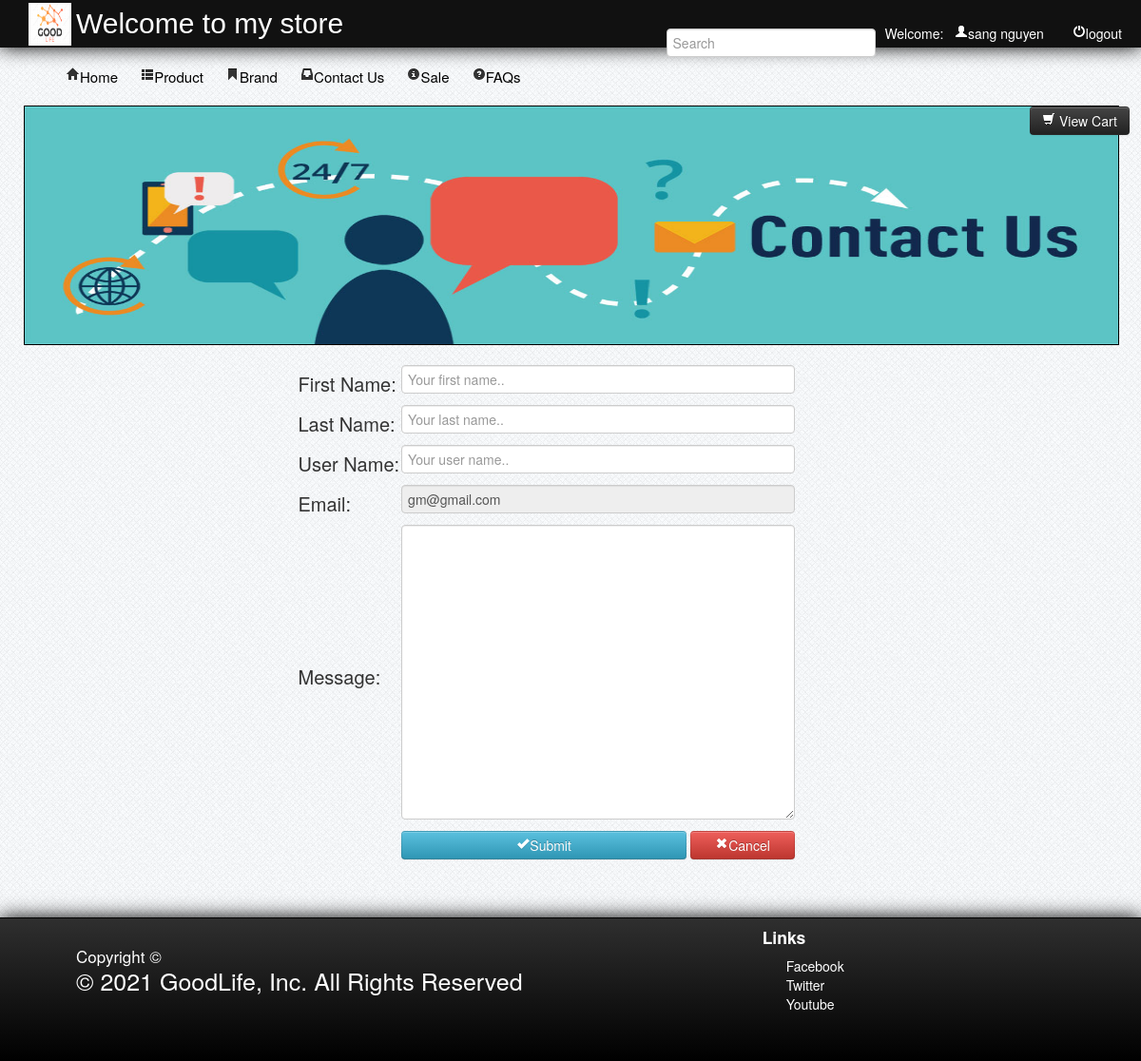
/contactus1.php (signed in), run on the app's committed database.
### tables this page shows
CREATE TABLE `customer` (
  `customerid` int(11) NOT NULL,
  `firstname` varchar(50) NOT NULL,
  `lastname` varchar(50) NOT NULL,
  `address` varchar(100) NOT NULL,
  `country` varchar(50) NOT NULL,
  `telephone` varchar(20) NOT NULL,
  `email` varchar(50) NOT NULL,
  `password` varchar(50) NOT NULL
);

### contactus1.php (the view, shortened to what this page needs)
<?php
	include("database/dbconn.php");
?>
<!DOCTYPE html>
<html>
<head>
	<link rel = "stylesheet" type = "text/css" href="css/style.css" media="all">
	<link rel="stylesheet" type="text/css" href="css/bootstrap.css">
</head>
<body>
	<div id="header">
		<img src="img/logo.png">
		<label>Welcome to my store</label>
			<?php
				$id = (int) $_SESSION['id'];
					$query = $conn->query ("SELECT * FROM customer WHERE customerid = '$id' ") or die (mysqli_error());
					$fetch = $query->fetch_array ();
			?>
			<ul>
				<li><a href="function/logout.php"><i class="icon-off icon-white"></i>logout</a></li>
				<li>Welcome:&nbsp;&nbsp;&nbsp;<a href="#profile" href  data-toggle="modal"><i class="icon-user icon-white"></i><?php echo $fetch['firstname']; ?>&nbsp;<?php echo $fetch['lastname'];?></a></li>
			</ul>
			<div class="col-md-4 pull-right">
				<input type="text" placeholder="Search" onkeyup="showResult(this.value)">
			</div>
	</div>
						<?php
							$id = (int) $_SESSION['id'];
								$query = $conn->query ("SELECT * FROM customer WHERE customerid = '$id' ") or die (mysqli_error());
								$fetch = $query->fetch_array ();
						?>
	<br>
<div id="container">
	<div class="nav">
			 <ul>
				<li><a href="home.php">   <i class="icon-home"></i>Home</a></li>
				<li><a href="product1.php"> 			 <i class="icon-th-list"></i>Product</a></li>
				<li><a href="brand1.php">   <i class="icon-bookmark"></i>Brand</a></li>
				<li><a href="contactus1.php"><i class="icon-inbox"></i>Contact Us</a></li>
				<li><a href="sale1.php"><i class="icon-info-sign"></i>Sale</a></li>
				<li><a href="faqs1.php"><i class="icon-question-sign"></i>FAQs</a></li>
			</ul>
	</div>
	<div class="nav1">
			<?php echo "<a href='cart.php?id=".$id."&action=view'><button class='btn btn-inverse' style='right:1%; position:fixed; top:10%;'><i class='icon-shopping-cart icon-white'></i> View Cart</button></a>" ?>
	</div>
		<img src="img/contact.jpg" style="width:1150px; height:250px; border:1px solid #000; ">
	<br />
	<br />
		<div id="content">
			<form method="post">
				<table style="position:relative; left:25%;">
					<tr>
						<td style="font-size:20px;">First Name:</td><td><input type="text" name="firstname" placeholder="Your first name.." style="width:400px;"></td>
					</tr>
					<tr>
						<td style="font-size:20px;">Last Name:</td><td><input type="text" name="Lastname" placeholder="Your last name.." style="width:400px;"></td>
					</tr>
					<tr>
						<td style="font-size:20px;">User Name:</td><td><input type="text" name="Username" placeholder="Your user name.." style="width:400px;"></td>
					</tr>
					<tr>
						<td style="font-size:20px;">Email:</td><td><input type="email" name="email" value="<?php echo $fetch['email']; ?>" style="width:400px;" disabled></td>
					</tr>
					<tr>
						<td style="font-size:20px;">Message:</td><td><textarea name="message" style="width:400px; height:300px;" required></textarea></td>
					</tr>
					<tr>
						<td></td><td><button class="btn btn-info" name="send" style="width:300px;"><i class="icon icon-ok icon-white"></i>Submit</button>&nbsp;<a href="index.php"><button class="btn btn-danger" style="width:110px;"><i class="icon icon-remove icon-white"></i>Cancel</button></a></td>
					</tr>
				</table>
			</form>
		</div>
	<br />
</div>
	<br />
	<div id="footer">
		<div class="foot">
			<label style="font-size:17px;"> Copyright &copy; </label>
			<p style="font-size:25px;"> &copy 2021 GoodLife, Inc. All Rights Reserved</p>
		</div>
			<div id="foot">
				<h4>Links</h4>
					<ul>
						<a href="https://www.facebook.com/nike"><li>Facebook</li></a>
						<a href="https://twitter.com/nike"><li>Twitter</li></a>
						<a href="https://www.youtube.com/user/nike"><li>Youtube</li></a>
					</ul>
			</div>
	</div>
</body>
</html>

### css/style.css (style rules this page uses)
body { background:url(../images/bg.png) repeat scroll left top #e7ebf2; }
#header { height:50px; width:100%; background-color:#111; color:#fff; text-indent:10px; -webkit-box-shadow:0px 0px 20px 0px black; -moz-box-shadow:0px 0px 20px 0px black; box-shadow:0px 0px 20px 0px black; }
#header img { position:absolute; height:45px; width:45px; margin-left:20px; margin-top:2.5px; }
#header label { position:relative; top:15px; color:#fff; text-indent:80px; font-size:30px; clear:both; font-family:arial; }
#header ul { list-style-type:none; position:relative; }
#header ul li { display:inline; position:relative; float:right; margin-right:20px; }
#header ul li a { text-decoration:none; color:#fff; }
#container { margin:auto; width:1150px; }
#content { top:10px; }
.nav { text-indent:10px; font-size:15px; }
.nav ul li { display:inline; position:relative; }
.nav ul li a { text-decoration:none; color:#000; }
.nav li a { padding:10px; }
.nav1 { font-size:20px; text-decoration:none; text-align:center; }
#footer { position:relative; color:#fff; width:100%; height:150px; clear:both; background:linear-gradient(#2f2f2f ,#000); background:-moz-linear-gradient(#2f2f2f ,#000); background:-webkit-linear-gradient(#2f2f2f ,#000); -webkit-box-shadow:0px 0px 20px 0px black; -moz-box-shadow:0px 0px 20px 0px black; box-shadow:0px 0px 20px 0px black; border-top:1px solid black; }
.foot { font-size:20px; position:relative; margin-top:30px; margin-left:80px; float:left; }
#foot { position:relative; float:left; margin-left:21%; }
#foot ul a li { text-decoration:none; display:block; color:#fff; }

### data on the page
customer: firstname "sang", lastname "nguyen", email "gm@gmail.com"
